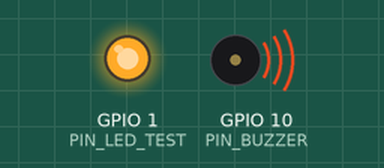
A sketch run on a simulated ESP32-S3. On the bench: output pins drawn as LEDs (lit = HIGH), buzzer (waves = sounding, pin HIGH). What the sketch prints to the serial monitor is not drawn.

Above: at 0.7 s.
At 6.9 s:
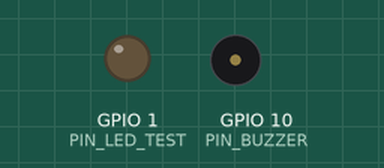
Timing chart, 0 to 8.8 s (numbered marks = the images above):
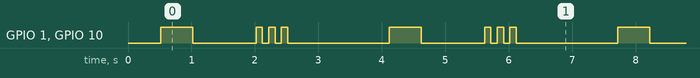

Measured:
- by itself, GPIO 1 (PIN_LED_TEST), GPIO 10 (PIN_BUZZER): repeats every 3.6 s: LOW 1.0 s, 2 × (HIGH 0.10 s, LOW 0.10 s), HIGH 0.10 s, LOW 1.6 s, HIGH 0.50 s
- by itself, everything shown: repeats every 3.6 s, in 4 steps

The sketch:

buzzer_direct_test.ino
```cpp
/*
 * ==============================================================================
 * CrowdPulse - Dedicated Buzzer Diagnostic Test
 * Target Board: ESP32 / ESP32-S3
 *
 * Hardware Setup:
 *   - ESP32 GPIO 10 ➔ 1kΩ Resistor ➔ 2N2222 Middle Pin (Base)
 *   - Transistor Pin 1 (Left / Emitter) ➔ ESP32 GND
 *   - Transistor Pin 3 (Right / Collector) ➔ Buzzer (-)
 *   - Buzzer (+) ➔ ESP32 3.3V or 5V (VIN)
 *
 * Test Behavior:
 *   - Visual Indicator: Red LED (GPIO 1) blinks in sync with the buzzer
 *   - Serial Monitor: Prints exact HIGH / LOW status at 115200 baud
 *   - Pattern:
 *       1. Single 500ms Beep
 *       2. 1 Second Pause
 *       3. Triple Alarm Chirp (100ms ON / 100ms OFF)
 *       4. 1.5 Second Pause (Repeats continuously)
 * ==============================================================================
 */

#include <Arduino.h>
#include "soc/soc.h"
#include "soc/rtc_cntl_reg.h"

// Hardware Pin Definitions
#define PIN_BUZZER    10   // GPIO 10: 2N2222 Transistor Base via 1k resistor
#define PIN_LED_TEST   1   // GPIO 1: Red LED (visual sync indicator)

// Disable Brownout Detector so inrush current never triggers an ESP32 reset
extern "C" void esp_brownout_init(void) {
  WRITE_PERI_REG(RTC_CNTL_BROWN_OUT_REG, 0);
}

void setup() {
  // Disable brownout detector immediately
  WRITE_PERI_REG(RTC_CNTL_BROWN_OUT_REG, 0);

  Serial.begin(115200);
  delay(500);

  pinMode(PIN_BUZZER, OUTPUT);
  pinMode(PIN_LED_TEST, OUTPUT);

  digitalWrite(PIN_BUZZER, LOW);
  digitalWrite(PIN_LED_TEST, LOW);

  Serial.println("\n=======================================================");
  Serial.println("  CrowdPulse - Standalone Buzzer Test Starting");
  Serial.println("  Buzzer Pin: GPIO 10");
  Serial.println("  Indicator LED: GPIO 1");
  Serial.println("=======================================================");
}

void loop() {
  // Pattern 1: Solid 500ms Beep
  Serial.println("🔊 [BEEP ON]  GPIO 10 = HIGH (Should be buzzing now)...");
  digitalWrite(PIN_BUZZER, HIGH);
  digitalWrite(PIN_LED_TEST, HIGH);
  delay(500);

  Serial.println("🔇 [BEEP OFF] GPIO 10 = LOW  (Silent)...");
  digitalWrite(PIN_BUZZER, LOW);
  digitalWrite(PIN_LED_TEST, LOW);
  delay(1000);

  // Pattern 2: Triple Rapid Chirp
  Serial.println("🚨 [ALARM PULSE] Testing 3 rapid chirps...");
  for (int i = 0; i < 3; i++) {
    digitalWrite(PIN_BUZZER, HIGH);
    digitalWrite(PIN_LED_TEST, HIGH);
    delay(100);
    digitalWrite(PIN_BUZZER, LOW);
    digitalWrite(PIN_LED_TEST, LOW);
    delay(100);
  }

  Serial.println("--- Pausing 1.5 seconds before next cycle ---\n");
  delay(1500);
}
```
